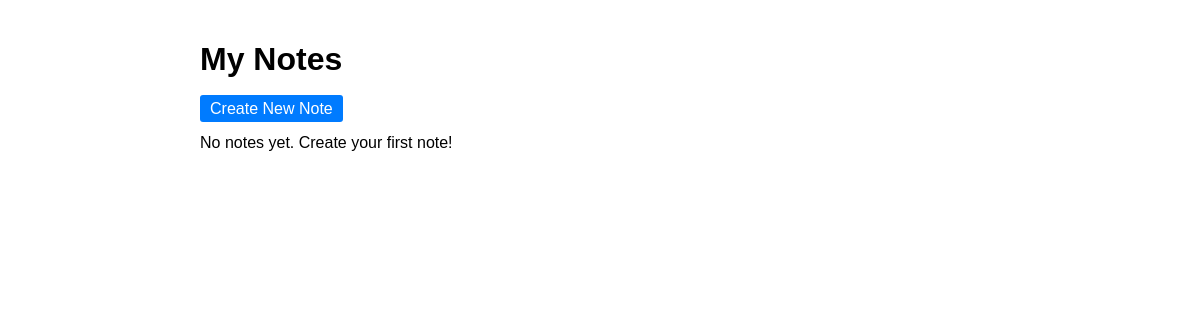
Before: / with the older database file.
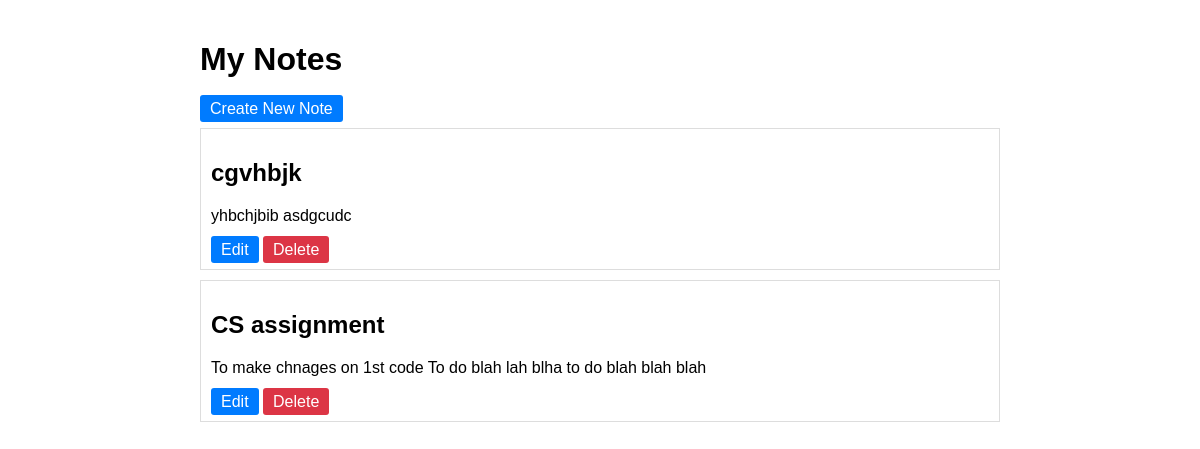
After: the same page with the newer database file.
### notes/models.py (models this page shows, shortened)
class Note(models.Model):
    title = models.CharField(max_length=200)
    content = models.TextField()
    created_at = models.DateTimeField(default=timezone.now)
    updated_at = models.DateTimeField(auto_now=True)
    class Meta:
        ordering = ['-updated_at']

### notes/views.py (the view)
# urls.py: path('', views.NoteListView.as_view(), name='note-list'),
class NoteListView(ListView):
    model = Note
    template_name = 'notes/note_list.html'
    context_object_name = 'notes'

### notes/templates/notes/note_list.html
{% extends 'notes/base.html' %}
{% block content %}
    <h1>My Notes</h1>
    <a href="{% url 'note-create' %}" class="btn">Create New Note</a>
    {% for note in notes %}
        <div class="note">
            <h2>{{ note.title }}</h2>
            <p>{{ note.content }}</p>
            <div class="actions">
                <a href="{% url 'note-update' note.pk %}" class="btn">Edit</a>
                <a href="{% url 'note-delete' note.pk %}" class="btn btn-danger">Delete</a>
            </div>
        </div>
    {% empty %}
        <p>No notes yet. Create your first note!</p>
    {% endfor %}
{% endblock %}

### notes/templates/notes/base.html (shortened to what this page needs)
<!DOCTYPE html>
<html>
<head>
</head>
<body>
    <div class="container">
        {% block content %}
        {% endblock %}
    </div>
</body>
</html>

### notes/templates/notes/base.html (style rules this page uses)
body { font-family: Arial, sans-serif; margin: 0; padding: 20px; }
.container { max-width: 800px; margin: 0 auto; }
.note { border: 1px solid #ddd; padding: 10px; margin: 10px 0; }
.actions { margin-top: 10px; }
.btn { padding: 5px 10px; text-decoration: none; color: white; background: #007bff; border-radius: 3px; }
.btn-danger { background: #dc3545; }

Changed rows visible on the page:
added Note: title "cgvhbjk", content "yhbchjbib asdgcudc"
added Note: title "CS assignment", content "To make chnages on 1st code To do blah lah blha to do blah blah blah"
Other visible differences:
text no longer shown: "No notes yet. Create your first note!"
